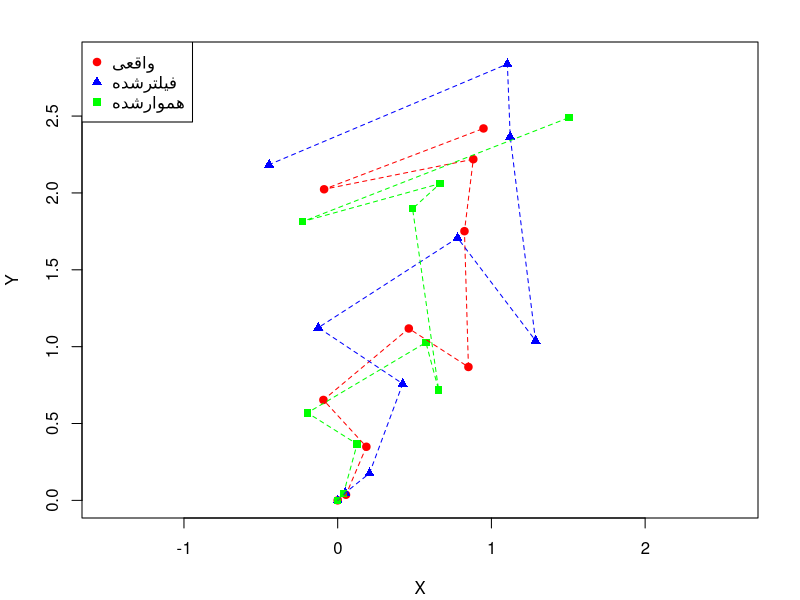

Source code (R):
## ---- chunk 1
kalman6 <- function(Z, T, G, H, a, P, n = 100) {
  a_est <- matrix(0, nrow = 6, ncol = n)
  v_est <- matrix(0, nrow = 2, ncol = n)
  P_est <- array(0, dim = c(6, 6, n))
  F_est <- array(0, dim = c(2, 2, n))
  K_est <- array(0, dim = c(6, 2, n))
  pos_pred_smooth <- matrix(0, nrow = n, ncol = 6)
  for (i in 2:n) {
    ap <- T %*% a
    P <- T %*% P %*% t(T) + H %*% t(H)
    y <- Z %*% a + MASS::mvrnorm(1,
      mu = c(0, 0),
      Sigma = G %*% t(G)
    )
    F <- Z %*% P %*% t(Z) + G %*% t(G)
    K <- P %*% t(Z) %*% solve(F)
    v <- y - Z %*% ap
    a <- ap + K %*% v
    P <- (diag(6) - K %*% Z) %*% P
    a_est[, i] <- a
    v_est[, i] <- v
    P_est[, , i] <- P
    F_est[, , i] <- F
    K_est[, , i] <- T %*% K
    pos_pred_smooth[i, ] <- c(a[1], a[4], ap[1], ap[4], NA, NA)
  }

  r <- matrix(rep(0, 6), nrow = 6)
  N <- matrix(rep(0, 36), nrow = 6)
  for (i in n:1) {
    L <- T - K_est[, , i] %*% Z
    r <- t(Z) %*% solve(F) %*% v_est[, i] + t(L) %*% r
    a_smooth <- a_est[, i] + P_est[, , i] %*% r
    N <- t(Z) %*% solve(F) %*% Z + t(L) %*% N %*% L
    P_smooth <- P_est[, , i] - P_est[, , i] %*% N %*%
      P_est[, , i]
    pos_pred_smooth[i, 5:6] <- a_smooth[c(1, 4)]
  }
  pos_pred_smooth
}
## ---- chunk 2
a <- matrix(c(0, 0, 0.1, 0, 0, 0.1), nrow = 6, ncol = 1)
P <- 0.01 * diag(6)
## ---- chunk 3
dt <- 1
T <- matrix(c(
  1, dt, 0.5 * dt^2, 0, 0, 0,
  0, 1, dt, 0, 0, 0,
  0, 0, 1, 0, 0, 0,
  0, 0, 0, 1, dt, 0.5 * dt^2,
  0, 0, 0, 0, 1, dt,
  0, 0, 0, 0, 0, 1
), nrow = 6, ncol = 6, byrow = TRUE)
## ---- chunk 4
Z <- matrix(c(
  1, 0, 0, 0, 0, 0,
  0, 0, 0, 1, 0, 0
), nrow = 2, byrow = TRUE)
## ---- chunk 5
G <- cbind(diag(1, nrow = 2), matrix(0, nrow = 2, ncol = 4))
H <- matrix(0, nrow = 6, ncol = 6)
H[2, 3] <- 0.1
H[3, 4] <- 0.1
H[5, 5] <- 0.2
H[6, 6] <- 0.2
## ---- chunk 6
par <- par(mar = c(4, 4, 2, 2) + 0.1)
set.seed(123)
res <- kalman6(T = T, Z = Z, G = G, H = H, a = a, P = P, n = 10)

# Plot
dx <- c(res[, c(1, 3, 5)]) * 1.01
dy <- c(res[, c(2, 4, 6)]) * 1.01
plot(1, 1,
  type = "n", asp = 1,
  xlim = c(min(dx), max(dx)),
  ylim = c(min(dy), max(dy)),
  xlab = "X", ylab = "Y"
)
points(res[, 1], res[, 2], , pch = 19, col = "red")
points(res[, 3], res[, 4], , pch = 17, col = "blue")
points(res[, 5], res[, 6], , pch = 15, col = "green")
lines(res[, 1], res[, 2], , col = "red", lwd = 1, lty = 2)
lines(res[, 3], res[, 4], , col = "blue", lwd = 1, lty = 2)
lines(res[, 5], res[, 6], , col = "green", lwd = 1, lty = 2)

legend("topleft", legend = c("واقعی", "فیلترشده", "هموارشده"), pch = c(19, 17, 15), col = c("red", "blue", "green"))
